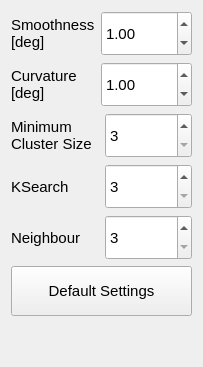
           <widget class="QWidget" name="tab_7">
            <attribute name="title">
             <string>Settings</string>
            </attribute>
            <layout class="QVBoxLayout" name="verticalLayout_6">
             <item>
              <layout class="QHBoxLayout" name="horizontalLayout_7">
               <item>
                <widget class="QLabel" name="label_16">
                 <property name="minimumSize">
                  <size>
                   <width>0</width>
                   <height>45</height>
                  </size>
                 </property>
                 <property name="font">
                  <font>
                   <pointsize>11</pointsize>
                  </font>
                 </property>
                 <property name="text">
                  <string>Smoothness
[deg]</string>
                 </property>
                </widget>
               </item>
               <item>
                <widget class="QDoubleSpinBox" name="spinBox_Smoothness">
                 <property name="minimumSize">
                  <size>
                   <width>0</width>
                   <height>45</height>
                  </size>
                 </property>
                 <property name="font">
                  <font>
                   <family>Ubuntu</family>
                   <pointsize>11</pointsize>
                   <kerning>true</kerning>
                  </font>
                 </property>
                 <property name="styleSheet">
                  <string notr="true"/>
                 </property>
                 <property name="locale">
                  <locale language="English" country="UnitedStates"/>
                 </property>
                 <property name="inputMethodHints">
                  <set>Qt::ImhFormattedNumbersOnly</set>
                 </property>
                 <property name="maximum">
                  <double>10000.000000000000000</double>
                 </property>
                 <property name="value">
                  <double>1.000000000000000</double>
                 </property>
                </widget>
               </item>
              </layout>
             </item>
             <item>
              <layout class="QHBoxLayout" name="horizontalLayout_8">
               <item>
                <widget class="QLabel" name="label_17">
                 <property name="minimumSize">
                  <size>
                   <width>0</width>
                   <height>45</height>
                  </size>
                 </property>
                 <property name="font">
                  <font>
                   <pointsize>11</pointsize>
                  </font>
                 </property>
                 <property name="text">
                  <string>Curvature
[deg]</string>
                 </property>
                </widget>
               </item>
               <item>
                <widget class="QDoubleSpinBox" name="spinBox_Curvature">
                 <property name="minimumSize">
                  <size>
                   <width>0</width>
                   <height>45</height>
                  </size>
                 </property>
                 <property name="font">
                  <font>
                   <pointsize>11</pointsize>
                  </font>
                 </property>
                 <property name="locale">
                  <locale language="English" country="UnitedStates"/>
                 </property>
                 <property name="maximum">
                  <double>10000.000000000000000</double>
                 </property>
                 <property name="value">
                  <double>1.000000000000000</double>
                 </property>
                </widget>
               </item>
              </layout>
             </item>
             <item>
              <layout class="QHBoxLayout" name="horizontalLayout_11">
               <item>
                <widget class="QLabel" name="label_18">
                 <property name="minimumSize">
                  <size>
                   <width>0</width>
                   <height>45</height>
                  </size>
                 </property>
                 <property name="font">
                  <font>
                   <pointsize>11</pointsize>
                  </font>
                 </property>
                 <property name="text">
                  <string>Minimum
Cluster Size</string>
                 </property>
                </widget>
               </item>
               <item>
                <widget class="QSpinBox" name="spinBox_min_cluster_size">
                 <property name="minimumSize">
                  <size>
                   <width>0</width>
                   <height>45</height>
                  </size>
                 </property>
                 <property name="font">
                  <font>
                   <pointsize>11</pointsize>
                  </font>
                 </property>
                 <property name="styleSheet">
                  <string notr="true"/>
                 </property>
                 <property name="minimum">
                  <number>3</number>
                 </property>
                 <property name="maximum">
                  <number>1000000</number>
                 </property>
                </widget>
               </item>
              </layout>
             </item>
             <item>
              <layout class="QHBoxLayout" name="horizontalLayout_28">
               <item>
                <widget class="QLabel" name="label_28">
                 <property name="minimumSize">
                  <size>
                   <width>0</width>
                   <height>45</height>
                  </size>
                 </property>
                 <property name="font">
                  <font>
                   <pointsize>11</pointsize>
                  </font>
                 </property>
                 <property name="text">
                  <string>KSearch</string>
                 </property>
                </widget>
               </item>
               <item>
                <widget class="QSpinBox" name="spinBox_KSearch">
                 <property name="minimumSize">
                  <size>
                   <width>0</width>
                   <height>45</height>
                  </size>
                 </property>
                 <property name="font">
                  <font>
                   <pointsize>11</pointsize>
                  </font>
                 </property>
                 <property name="styleSheet">
                  <string notr="true"/>
                 </property>
                 <property name="minimum">
                  <number>3</number>
                 </property>
                 <property name="maximum">
                  <number>1000000</number>
                 </property>
                </widget>
               </item>
              </layout>
             </item>
             <item>
              <layout class="QHBoxLayout" name="horizontalLayout_34">
               <item>
                <widget class="QLabel" name="label_29">
                 <property name="minimumSize">
                  <size>
                   <width>0</width>
                   <height>45</height>
                  </size>
                 </property>
                 <property name="font">
                  <font>
                   <pointsize>11</pointsize>
                  </font>
                 </property>
                 <property name="text">
                  <string>Neighbour</string>
                 </property>
                </widget>
               </item>
               <item>
                <widget class="QSpinBox" name="spinBox_Neighbour">
                 <property name="minimumSize">
                  <size>
                   <width>0</width>
                   <height>45</height>
                  </size>
                 </property>
                 <property name="font">
                  <font>
                   <pointsize>11</pointsize>
                  </font>
                 </property>
                 <property name="styleSheet">
                  <string notr="true"/>
                 </property>
                 <property name="minimum">
                  <number>3</number>
                 </property>
                 <property name="maximum">
                  <number>1000000</number>
                 </property>
                </widget>
               </item>
              </layout>
             </item>
             <item>
              <widget class="QPushButton" name="button_seg_setting_default">
               <property name="sizePolicy">
                <sizepolicy hsizetype="Minimum" vsizetype="Fixed">
                 <horstretch>0</horstretch>
                 <verstretch>0</verstretch>
                </sizepolicy>
               </property>
               <property name="minimumSize">
                <size>
                 <width>0</width>
                 <height>50</height>
                </size>
               </property>
               <property name="font">
                <font>
                 <pointsize>11</pointsize>
                </font>
               </property>
               <property name="styleSheet">
                <string notr="true"/>
               </property>
               <property name="text">
                <string>Default Settings</string>
               </property>
              </widget>
             </item>
             <item>
              <spacer name="verticalSpacer_10">
               <property name="orientation">
                <enum>Qt::Vertical</enum>
               </property>
               <property name="sizeHint" stdset="0">
                <size>
                 <width>20</width>
                 <height>40</height>
                </size>
               </property>
              </spacer>
             </item>
            </layout>
           </widget>
